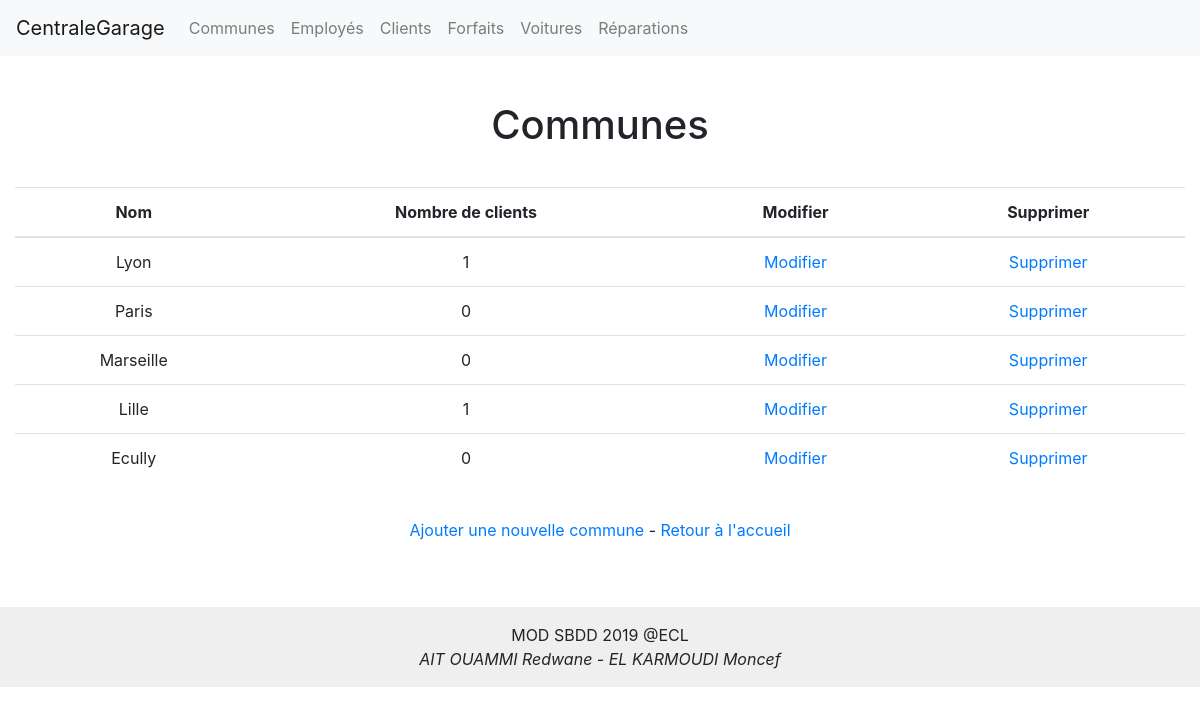
Screenshot of /index.php?entity=commune with the database file from the repository.
### tables this page shows
CREATE TABLE `commune` (
  `idcommune` int(11) NOT NULL,
  `nom` varchar(45) NOT NULL,
  `nbclients` int(11) NOT NULL DEFAULT '0'
);

### controller/controllerCommune.php (called while the page is built, shortened)
<?php
function listCommunes()
{
    $communes = getCommunes();
    require('view/commune/listCommunesView.php');
}
?>

### model/modelCommune.php (called while the page is built, shortened)
<?php
function getCommunes()
{
    $db = dbConnect();
    $req = $db->query('SELECT * FROM commune');
    return $req;
}
?>

### view/commune/listCommunesView.php (the view, shortened to what this page needs)
<?php require('view/header.php'); ?>
<h1>Communes</h1>
<section>
	<table class="table">
		<thead>
			<tr>
				<th>Nom</th>
				<th>Nombre de clients</th>
				<th>Modifier</th>
				<th>Supprimer</th>
			</tr>
		</thead>
		<?php
		while ($commune = $communes->fetch())
		{
		?>
			<tr>
				<td><?php echo htmlspecialchars($commune['nom']); ?></td>
				<td><?php echo $commune['nbclients']; ?></td>
				<td><a href="index.php?entity=commune&amp;action=updateCommuneForm&amp;id=<?php echo $commune['idcommune']; ?>">Modifier</a></td>
				<td><a href="index.php?entity=commune&amp;action=deleteCommune&amp;id=<?php echo $commune['idcommune']; ?>" onclick="return confirm('Etes-vous sûr ?');">Supprimer</a></td>
			</tr>
		<?php
		}
		?>
	</table>
	<div style="padding: 20px">
		<a href="index.php?entity=commune&amp;action=createCommuneForm">Ajouter une nouvelle commune</a>
		<span> - </span>
		<a href="index.php">Retour à l'accueil</a>
	</div>
</section>
<?php require('view/footer.php'); ?>

### public/style.css (style rules this page uses)
body { text-align: center; }
table { margin: 0px auto; }
h1, h2 { padding: 15px; }
section { padding: 15px; }

### rows the page displays
commune: nom "Lyon", nbclients "1"
commune: nom "Paris", nbclients "0"
commune: nom "Marseille", nbclients "0"
commune: nom "Lille", nbclients "1"
commune: nom "Ecully", nbclients "0"
